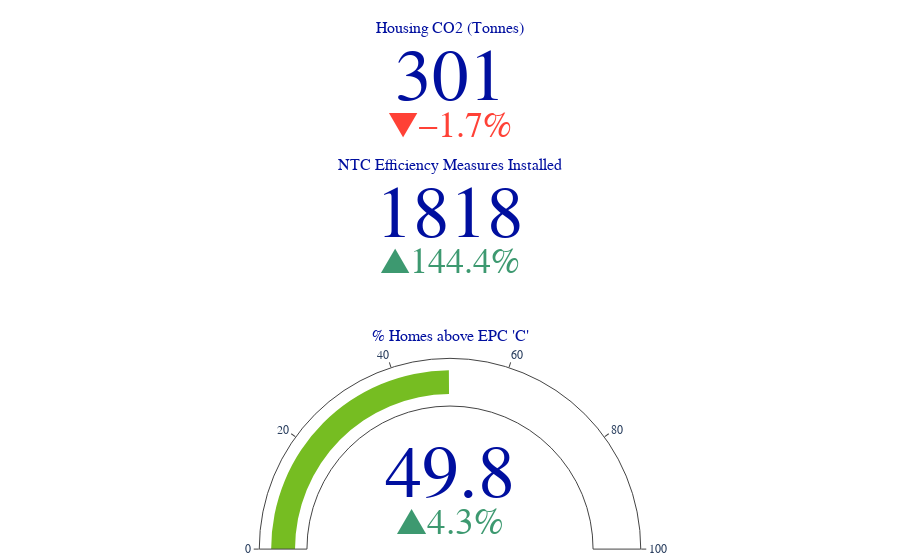

Write notebook code for a chart like this one.
### Code cell
indicator_fig = go.Figure()

# Indicator 2: DOMESTIC
indicator_fig.add_trace(go.Indicator(
    mode="number+delta",
    value=domestic_current_value,
    domain={'x': [0.25, 0.75], 'y': [0.75, 0.95]},
    delta={'reference': domestic_previous_value, 'relative': True,'valueformat': '.1%'},
    title={'text': "Housing CO2 (Tonnes)", 'font': {'family': "Poppins", 'size': 16, 'color': '#000f9f'}},
    number={'font': {'color': '#000f9f'}}
))

# Indicator 3:  Installs
indicator_fig.add_trace(go.Indicator(
    mode="number+delta",
    value= Installs_current_value,
    domain={'x': [0.25, 0.75], 'y': [0.5, 0.7]},
    delta={'reference': Installs_previous_value, 'relative': True,'valueformat': '.1%'},
    title={'text': "NTC Efficiency Measures Installed", 'font': {'family': "Poppins", 'size': 16, 'color': '#000f9f'}},
    number={'font': {'color': '#000f9f'}}
))

# Indicator 4: EPC
indicator_fig.add_trace(go.Indicator(
    mode = "gauge+number+delta",
    value= EPC_current_value,
    domain={'x': [0.1, 0.9], 'y': [0.02, 0.37]},
    gauge = {'axis': {'range': [None, 100]},'bar': {'color': "#76bd22"}},
    delta={'reference':  EPC_previous_value, 'relative': True,'valueformat': '.1%'},
    title={'text': "% Homes above EPC 'C'", 'font': {'family': "Poppins", 'size': 16, 'color': '#000f9f'}},
    number={'font': {'color': '#000f9f'}}
))


indicator_fig.update_layout(
    font={'family': "Poppins"},
    margin=dict(t=15, b=0, l=0,r=0)
    
)


indicator_fig.show()

### Figure 1 — Plotly figure (JSON) as saved in the notebook; plotly's stock layout.template omitted (floating-point values rounded to 4 significant figures)
{"data": [{"delta": {"reference": 306.1, "relative": true, "valueformat": ".1%"}, "domain": {"x": [0.25, 0.75], "y": [0.75, 0.95]}, "mode": "number+delta", "number": {"font": {"color": "#000f9f"}}, "title": {"font": {"color": "#000f9f", "family": "Poppins", "size": 16}, "text": "Housing CO2 (Tonnes)"}, "type": "indicator", "value": 301}, {"delta": {"reference": 744, "relative": true, "valueformat": ".1%"}, "domain": {"x": [0.25, 0.75], "y": [0.5, 0.7]}, "mode": "number+delta", "number": {"font": {"color": "#000f9f"}}, "title": {"font": {"color": "#000f9f", "family": "Poppins", "size": 16}, "text": "NTC Efficiency Measures Installed"}, "type": "indicator", "value": 1818}, {"delta": {"reference": 47.75, "relative": true, "valueformat": ".1%"}, "domain": {"x": [0.1, 0.9], "y": [0.02, 0.37]}, "gauge": {"axis": {"range": [null, 100]}, "bar": {"color": "#76bd22"}}, "mode": "gauge+number+delta", "number": {"font": {"color": "#000f9f"}}, "title": {"font": {"color": "#000f9f", "family": "Poppins", "size": 16}, "text": "% Homes above EPC 'C'"}, "type": "indicator", "value": 49.8}], "layout": {"font": {"family": "Poppins"}, "margin": {"b": 0, "l": 0, "r": 0, "t": 15}}}
